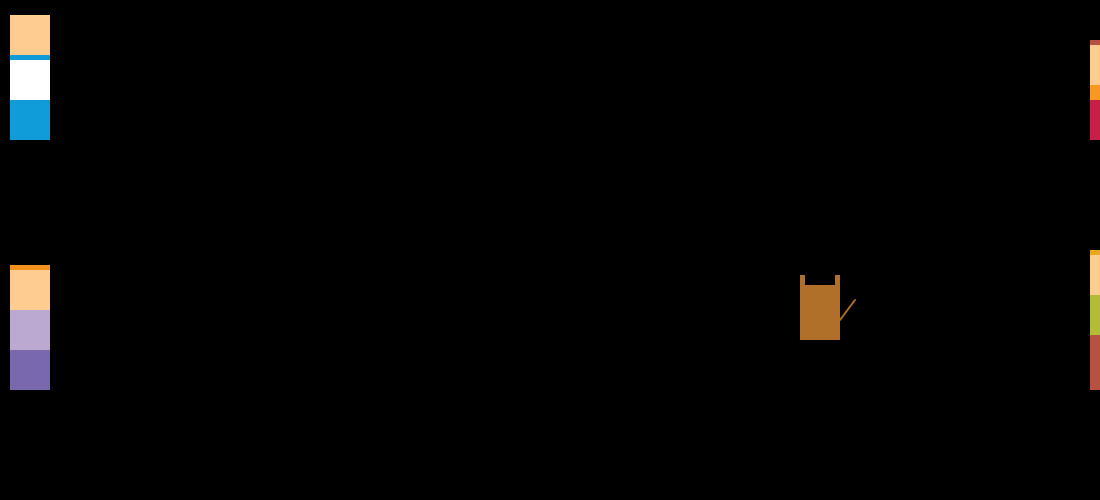
Frame 1 (no input)
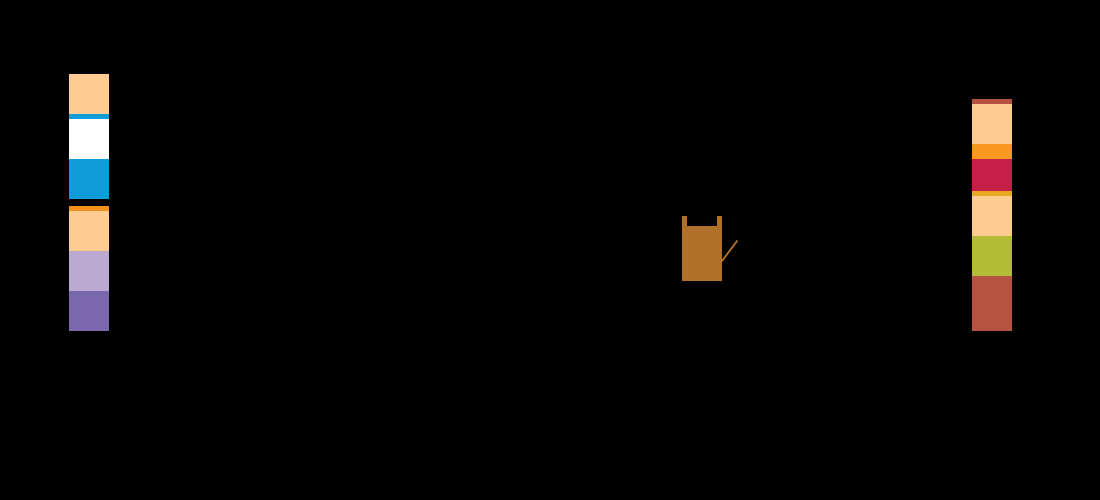
Frame 60 (no input)
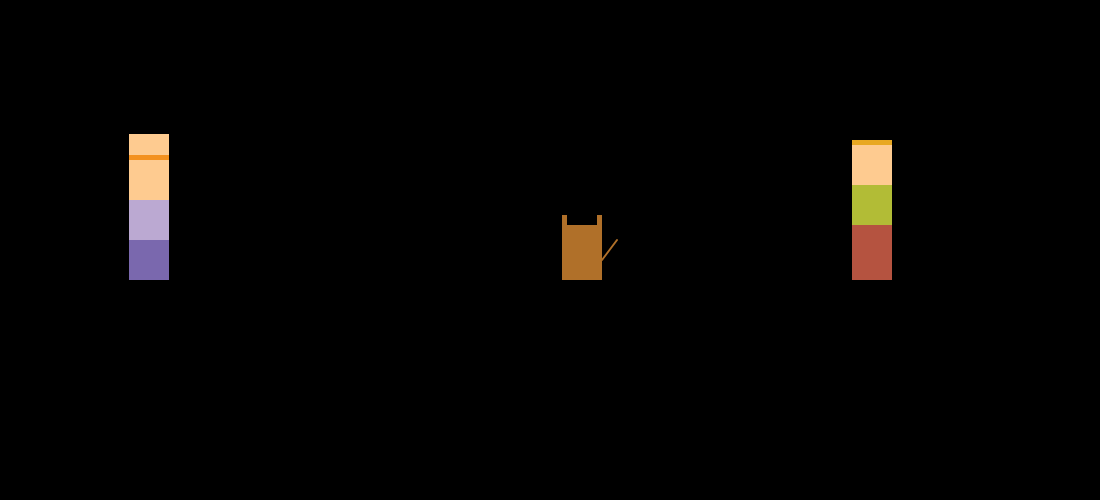
Frame 120 (the mouse pressed at the canvas centre since frame 60)

The p5.js sketch that drew these frames (run headless with seeded random() and noise() and a simulated clock; from frame 60 on, the mouse is pressed at the canvas centre):

// p5.js sketch
// ── sketch.js
/*  Created by Angela Rosette-Tavares
    Program draws lego Scooby Doo characters and makes them move from corners to meet in the center of canvas
    last edit 1/28/17 3:10pm
*/ 

function setup() {
  createCanvas(1100,500); // canvas big enough for 5 characters to move
}

// Variables to draw basic lego blocks
var legoWidth = 40; // all legos are this width
var smLegoHeight = 5; // height for smallest lego
var medLegoHeight = 15; // height for medium lego
var lgLegoHeight = 40; // height for large lego
var earLegoWidth = 5; // width for ear lego
var earLegoHeight = 10; // height for ear lego

// Variables to Control Characters Movement
// fred
var fredXMovement = 10; // start x position
var fredYMovement = 100; // start y postion
var fredSpeed = 1; // variable per character to modify speed and direction minus goes left plus goes right
// daphne
var daphneXMovement = 10; // start x position
var daphneYMovement = 350; // start y position
var daphneXSpeed = 1; // variable per character to modify speed and direction minus goes left plus goes right
var daphneYSpeed = -1; // variable per character to modify speed and direction minus goes up plus goes down
// vilma
var vilmaXMovement = 1090; // start x position
var vilmaYMovement = 100; // start y position
var vilmaXSpeed = -2; // variable per character to modify speed and direction minus goes left plus goes right
var vilmaYSpeed = 1; // variable per character to modify speed and direction minus goes up plus goes down
// shaggy
var shaggyXMovement = 1090; // start x position
var shaggyYMovement = 350; // start y position
var shaggyXSpeed = -2; // variable per character to modify speed and direction minus goes left plus goes right
var shaggyYSpeed = -1; // variable per character to modify speed and direction minus goes up plus goes down
// scooby
var scoobyXMovement = 800; // start x position
var scoobyYMovement = 300; // start y position
var scoobyXSpeed = -2; // variable per character to modify speed and direction minus goes left plus goes right
var scoobyYSpeed = -1; // variable per character to modify speed and direction minus goes up plus goes down

function draw() {
  background (0); // making a dark background in draw and not setup to force redraw of characters as they move  
  noStroke(); // don't want outlines on any legos but need a stroke for the tail line so this is in draw function not setup
  fred(); // calls function for fred legos
  daphne(); // calls function for daphne legos
  vilma(); // calls function for vilma legos
  shaggy(); // calls function for shaggy legos 
  scooby(); // calls function for scooby legos   
}
 // drawing reusable lego blocks with the following sm med lg lego functions
 // parameters are for x and y position and rgb colors
function smLego (x, y, r, g, b) { // making a function for small lego size and with color represented by rgb
  fill(r, g, b); // options for color
  rect(x, y, legoWidth, smLegoHeight); // options for location, set width and height
}
function medLego (x, y, r, g, b) { // making a function for medium size lego size and with color represented by rgb
  fill(r, g, b); // options for color
  rect(x, y, legoWidth, medLegoHeight); // options for location, set width and height
}
function lgLego (x, y, r, g, b) { // making a function for large size lego size and with color represented by rgb
  fill(r, g, b); // options for color
  rect(x, y, legoWidth, lgLegoHeight); // options for location, set width and height
}

// drawing reusable small lego blocks with the following ear lego function
function earLego (x, y, r, g, b) { // making a function for ear lego size and with color represented by rgb
  fill(r, g, b);  // options for color
  rect(x, y, earLegoWidth, earLegoHeight); // options for location, set width and height
}

// function fred - creates character and moves him
function fred() {
  var xPosition = fredXMovement; // starting X position
  var yPosition = fredYMovement; // feet Y position
  var offSet = 0; // starting y postion of character - didn't make this a global variable in case I wanted to start them elsewhere
  lgLego (xPosition, yPosition, 15, 156, 216); //  pants
  offSet += lgLegoHeight; // stacking the next block on top by height of the next lego
  lgLego (xPosition, yPosition - offSet, 255, 255, 255); //  shirt y postion starting at bottom of block subtracting size of block before
  offSet += smLegoHeight; // stacking the next block on top by height of the next lego
  smLego (xPosition, yPosition - offSet, 15, 156, 216); // scarf
  offSet += lgLegoHeight; // stacking the next block on top by height of the next lego  
  lgLego (xPosition, yPosition - offSet, 254, 203, 144); // head
  
// moving and stopping fred
  if (xPosition < 200) { // move fred until he gets to x position of 200
  fredXMovement += fredSpeed; // direction and speed of movement along x axis
  }
  if (yPosition < 240) { // move fred until a final y coordinate
  fredYMovement += fredSpeed; // direction and speed of movement along y axis
  }
}

// function daphne - creates character and moves her
function daphne() {
  var xPosition = daphneXMovement; // starting X position
  var yPosition = daphneYMovement; // feet Y position
  var offSet = 0; // starting y postion of character
  lgLego (xPosition, yPosition, 122, 104, 174); // dress bottom
  offSet += lgLegoHeight; // stacking the next block on top by height of the next lego
  lgLego (xPosition, yPosition - offSet, 187, 169, 210); // dress top y postion starting at bottom of block subtracting size of block before
  offSet += lgLegoHeight; // stacking the next block on top by height of the next lego
  lgLego (xPosition, yPosition - offSet, 254, 203, 144); // head
  offSet += smLegoHeight; // stacking the next block on top by height of the next lego  
  smLego (xPosition, yPosition - offSet, 243, 145, 31); // hair
  
// moving and stopping daphne
  if (xPosition < 260) { // move daphne until she gets to fred's position plus 40 for width plus 20 for spacing
  daphneXMovement += daphneXSpeed; // direction and speed of movement along x axis
  }
  if (yPosition > 240) { // move daphne until she gets next to fred on the y coordinate
  daphneYMovement += daphneYSpeed; // direction and speed of movement along y axis
  }
}

// function vilma - creates character and moves her
function vilma() {
  var xPosition = vilmaXMovement; // starting X position
  var yPosition = vilmaYMovement; // feet Y position
  var offSet = 0; // starting y postion of character
  lgLego (xPosition, yPosition, 198, 31, 72); // dress bottom
  offSet += medLegoHeight; // stacking the next block on top by height of the next lego
  medLego (xPosition, yPosition - offSet, 248, 152, 33); // dress top y postion starting at bottom of block subtracting size of block before
  offSet += lgLegoHeight; // stacking the next block on top by height of the next lego
  lgLego (xPosition, yPosition - offSet, 254, 203, 144); // head
  offSet += smLegoHeight; // stacking the next block on top by height of the next lego  
  smLego (xPosition, yPosition - offSet, 181, 83, 64); // hair
  
// moving and stopping vilma
  if (xPosition > 400) { // move vilma until she gets to scooby's position plus 40 for width plus 20 for spacing
  vilmaXMovement += vilmaXSpeed; // direction and speed of movement along x axis
  }
  if (yPosition < 240) { // move vilma until she gets next to fred on the y coordinate
  vilmaYMovement += vilmaYSpeed; // direction and speed of movement along y axis
  }
}

// function shaggy - creates character and moves him
function shaggy() {
  var xPosition = shaggyXMovement; // starting X position
  var yPosition = shaggyYMovement; // feet Y position
  var offSet = 0; // starting y postion of character
  lgLego (xPosition, yPosition, 181, 83, 64 ); // pants
  offSet += medLegoHeight; // stacking the next block on top by height of the next lego
  medLego (xPosition, yPosition - offSet, 181, 83, 64); // pants
  offSet += lgLegoHeight; // stacking the next block on top by height of the next lego
  lgLego (xPosition, yPosition - offSet, 178, 188, 54); // shirt top y postion starting at bottom of block subtracting size of block before
  offSet += lgLegoHeight; // stacking the next block on top by height of the next lego
  lgLego (xPosition, yPosition - offSet, 254, 203, 144); // head
  offSet += smLegoHeight; // stacking the next block on top by height of the next lego  
  smLego (xPosition, yPosition - offSet, 232, 168, 34); // hair
  
// moving and stopping shaggy
  if (xPosition > 460) { // move shaggy until he gets to vilma's position plus 40 for width plus 20 for spacing
  shaggyXMovement += shaggyXSpeed; // direction and speed of movement along x axis
  }
  if (yPosition > 240) { // move shaggy until he gets next to fred on the y coordinate
  shaggyYMovement += shaggyYSpeed; // direction and speed of movement along y axis
  }
}  
  
// function scooby - creates character and moves him
function scooby() {
  var xPosition = scoobyXMovement; // starting X position
  var yPosition = scoobyYMovement; // feet Y position
  var offSet = 0; // starting y postion of character
  lgLego (xPosition, yPosition, 176, 112, 41); // bottom of body
  offSet += medLegoHeight; // stacking the next block on top by height of the next lego
  medLego (xPosition, yPosition - offSet, 176, 112, 41); // top of body
  offSet += earLegoHeight; // stacking the next block
  earLego (xPosition, yPosition - offSet, 176, 112, 41); // small lego stacked on top of med lego
  earLego (xPosition + 35, yPosition - offSet, 176, 112, 41); // same y postion as other ear but offset on x position
  stroke(176, 112, 41); // for the line to have color
  strokeWeight(2); // for thicker line
  line(xPosition + legoWidth, yPosition + 20, xPosition + legoWidth + 15, yPosition); // scooby's tail starts midway thru bottom lego
  
// moving and stopping scooby
  if (xPosition > 320) { // move scooby until he gets to daphne's position plus 40 for width plus 20 for spacing
  scoobyXMovement += scoobyXSpeed; // direction and speed of movement along x axis
  }
  if (yPosition > 240) { // move scooby until he gets next to fred on the y coordinate
  scoobyYMovement += scoobyYSpeed; // direction and speed of movement along y axis
  }
}  
